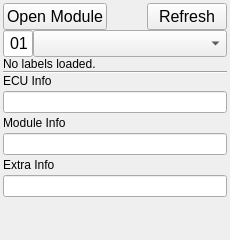
  <widget class="QDockWidget" name="dockWidget_module">
   <property name="windowTitle">
    <string>Select module</string>
   </property>
   <attribute name="dockWidgetArea">
    <number>1</number>
   </attribute>
   <widget class="QWidget" name="dockWidgetContents_3">
    <layout class="QGridLayout" name="gridLayout">
     <property name="margin">
      <number>3</number>
     </property>
     <property name="spacing">
      <number>0</number>
     </property>
     <item row="0" column="0">
      <layout class="QVBoxLayout" name="verticalLayout">
       <item>
        <layout class="QHBoxLayout" name="horizontalLayout_3">
         <item>
          <widget class="QPushButton" name="pushButton_openModule">
           <property name="sizePolicy">
            <sizepolicy hsizetype="Preferred" vsizetype="Fixed">
             <horstretch>0</horstretch>
             <verstretch>0</verstretch>
            </sizepolicy>
           </property>
           <property name="font">
            <font>
             <pointsize>12</pointsize>
            </font>
           </property>
           <property name="toolTip">
            <string>Opens a connection to the specfied module</string>
           </property>
           <property name="text">
            <string>Open Module</string>
           </property>
           <property name="icon">
            <iconset resource="icons.qrc">
             <normaloff>:/resources/red.png</normaloff>:/resources/red.png</iconset>
           </property>
           <property name="iconSize">
            <size>
             <width>12</width>
             <height>12</height>
            </size>
           </property>
          </widget>
         </item>
         <item>
          <spacer name="horizontalSpacer_2">
           <property name="orientation">
            <enum>Qt::Horizontal</enum>
           </property>
           <property name="sizeHint" stdset="0">
            <size>
             <width>40</width>
             <height>20</height>
            </size>
           </property>
          </spacer>
         </item>
         <item>
          <widget class="QPushButton" name="pushButton_refresh">
           <property name="sizePolicy">
            <sizepolicy hsizetype="Preferred" vsizetype="Fixed">
             <horstretch>0</horstretch>
             <verstretch>0</verstretch>
            </sizepolicy>
           </property>
           <property name="font">
            <font>
             <pointsize>12</pointsize>
            </font>
           </property>
           <property name="toolTip">
            <string>Refreshes the list of modules</string>
           </property>
           <property name="text">
            <string>Refresh</string>
           </property>
          </widget>
         </item>
        </layout>
       </item>
       <item>
        <layout class="QHBoxLayout" name="horizontalLayout">
         <item>
          <widget class="QLineEdit" name="lineEdit_moduleNum">
           <property name="sizePolicy">
            <sizepolicy hsizetype="Maximum" vsizetype="Fixed">
             <horstretch>0</horstretch>
             <verstretch>0</verstretch>
            </sizepolicy>
           </property>
           <property name="maximumSize">
            <size>
             <width>30</width>
             <height>16777215</height>
            </size>
           </property>
           <property name="font">
            <font>
             <pointsize>12</pointsize>
            </font>
           </property>
           <property name="toolTip">
            <string>&lt;!DOCTYPE HTML PUBLIC &quot;-//W3C//DTD HTML 4.0//EN&quot; &quot;http://www.w3.org/TR/REC-html40/strict.dtd&quot;&gt;
&lt;html&gt;&lt;head&gt;&lt;meta name=&quot;qrichtext&quot; content=&quot;1&quot; /&gt;&lt;style type=&quot;text/css&quot;&gt;
p, li { white-space: pre-wrap; }
&lt;/style&gt;&lt;/head&gt;&lt;body style=&quot; font-family:'MS Shell Dlg 2'; font-size:8.25pt; font-weight:400; font-style:normal;&quot;&gt;
&lt;p style=&quot; margin-top:0px; margin-bottom:0px; margin-left:0px; margin-right:0px; -qt-block-indent:0; text-indent:0px;&quot;&gt;&lt;span style=&quot; font-size:8pt;&quot;&gt;Enter a module number in hex. If the module list could not be retrieved this is the module address instead.&lt;/span&gt;&lt;/p&gt;&lt;/body&gt;&lt;/html&gt;</string>
           </property>
           <property name="inputMask">
            <string>hH; </string>
           </property>
           <property name="text">
            <string>01</string>
           </property>
           <property name="maxLength">
            <number>2</number>
           </property>
           <property name="alignment">
            <set>Qt::AlignRight|Qt::AlignTrailing|Qt::AlignVCenter</set>
           </property>
          </widget>
         </item>
         <item>
          <widget class="QComboBox" name="comboBox_modules">
           <property name="sizePolicy">
            <sizepolicy hsizetype="MinimumExpanding" vsizetype="Fixed">
             <horstretch>0</horstretch>
             <verstretch>0</verstretch>
            </sizepolicy>
           </property>
           <property name="font">
            <font>
             <pointsize>12</pointsize>
            </font>
           </property>
           <property name="toolTip">
            <string>Select a module to connect to</string>
           </property>
          </widget>
         </item>
        </layout>
       </item>
       <item>
        <widget class="QLabel" name="label_labelInfo">
         <property name="text">
          <string>No labels loaded.</string>
         </property>
         <property name="openExternalLinks">
          <bool>true</bool>
         </property>
        </widget>
       </item>
       <item>
        <widget class="Line" name="line_5">
         <property name="orientation">
          <enum>Qt::Horizontal</enum>
         </property>
        </widget>
       </item>
       <item>
        <layout class="QFormLayout" name="formLayout_2">
         <property name="fieldGrowthPolicy">
          <enum>QFormLayout::AllNonFixedFieldsGrow</enum>
         </property>
         <property name="horizontalSpacing">
          <number>3</number>
         </property>
         <property name="verticalSpacing">
          <number>3</number>
         </property>
         <item row="0" column="0" colspan="2">
          <widget class="QLabel" name="label_14">
           <property name="text">
            <string>ECU Info</string>
           </property>
           <property name="buddy">
            <cstring>lineEdit_ecuInfo</cstring>
           </property>
          </widget>
         </item>
         <item row="1" column="0" colspan="2">
          <widget class="QLineEdit" name="lineEdit_ecuInfo">
           <property name="toolTip">
            <string>Displays information about the current Electronic Control Module</string>
           </property>
           <property name="readOnly">
            <bool>true</bool>
           </property>
          </widget>
         </item>
         <item row="2" column="0" colspan="2">
          <widget class="QLabel" name="label_13">
           <property name="text">
            <string>Module Info</string>
           </property>
           <property name="buddy">
            <cstring>lineEdit_moduleInfo</cstring>
           </property>
          </widget>
         </item>
         <item row="3" column="0" colspan="2">
          <widget class="QLineEdit" name="lineEdit_moduleInfo">
           <property name="toolTip">
            <string>Displays information about the current module</string>
           </property>
           <property name="readOnly">
            <bool>true</bool>
           </property>
          </widget>
         </item>
         <item row="4" column="0" colspan="2">
          <widget class="QLabel" name="label">
           <property name="text">
            <string>Extra Info</string>
           </property>
          </widget>
         </item>
         <item row="5" column="0" colspan="2">
          <widget class="QLineEdit" name="lineEdit_extraInfo"/>
         </item>
        </layout>
       </item>
       <item>
        <spacer name="verticalSpacer">
         <property name="orientation">
          <enum>Qt::Vertical</enum>
         </property>
         <property name="sizeHint" stdset="0">
          <size>
           <width>20</width>
           <height>40</height>
          </size>
         </property>
        </spacer>
       </item>
      </layout>
     </item>
    </layout>
   </widget>
  </widget>
